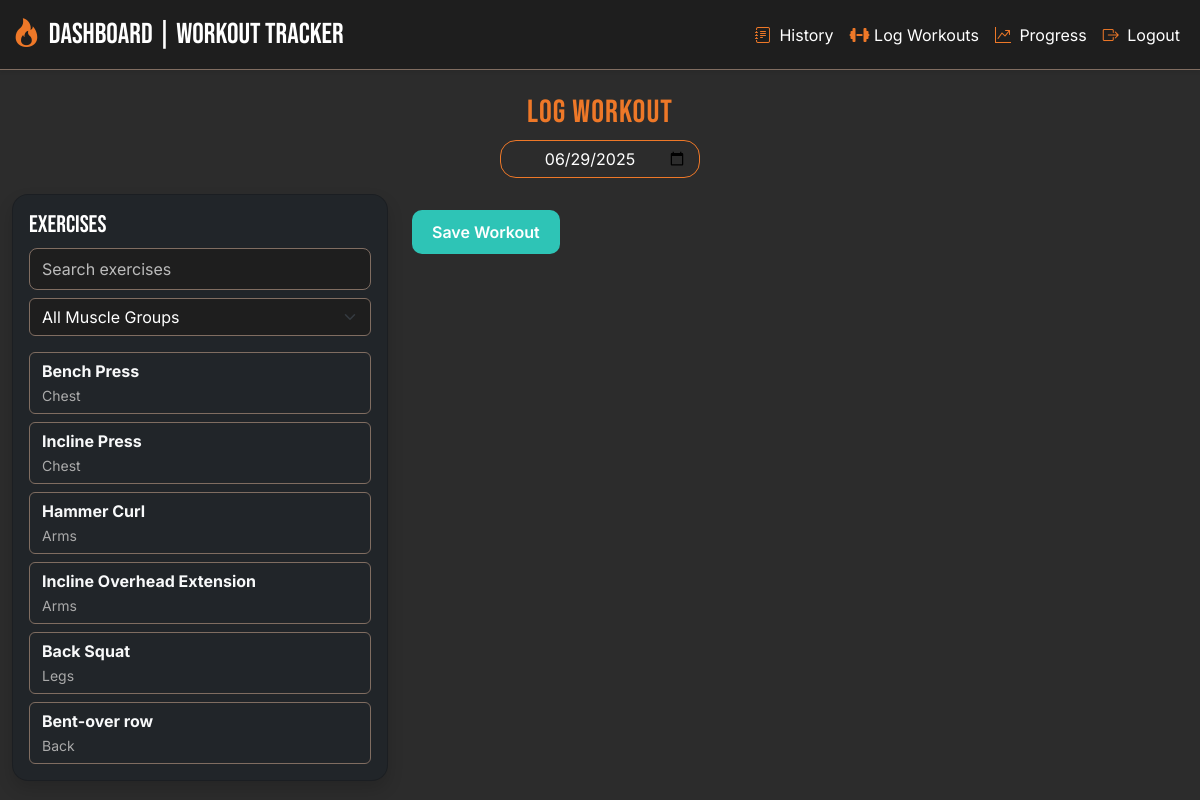
/log_workout (signed in), run on an earlier commit of the app's database.
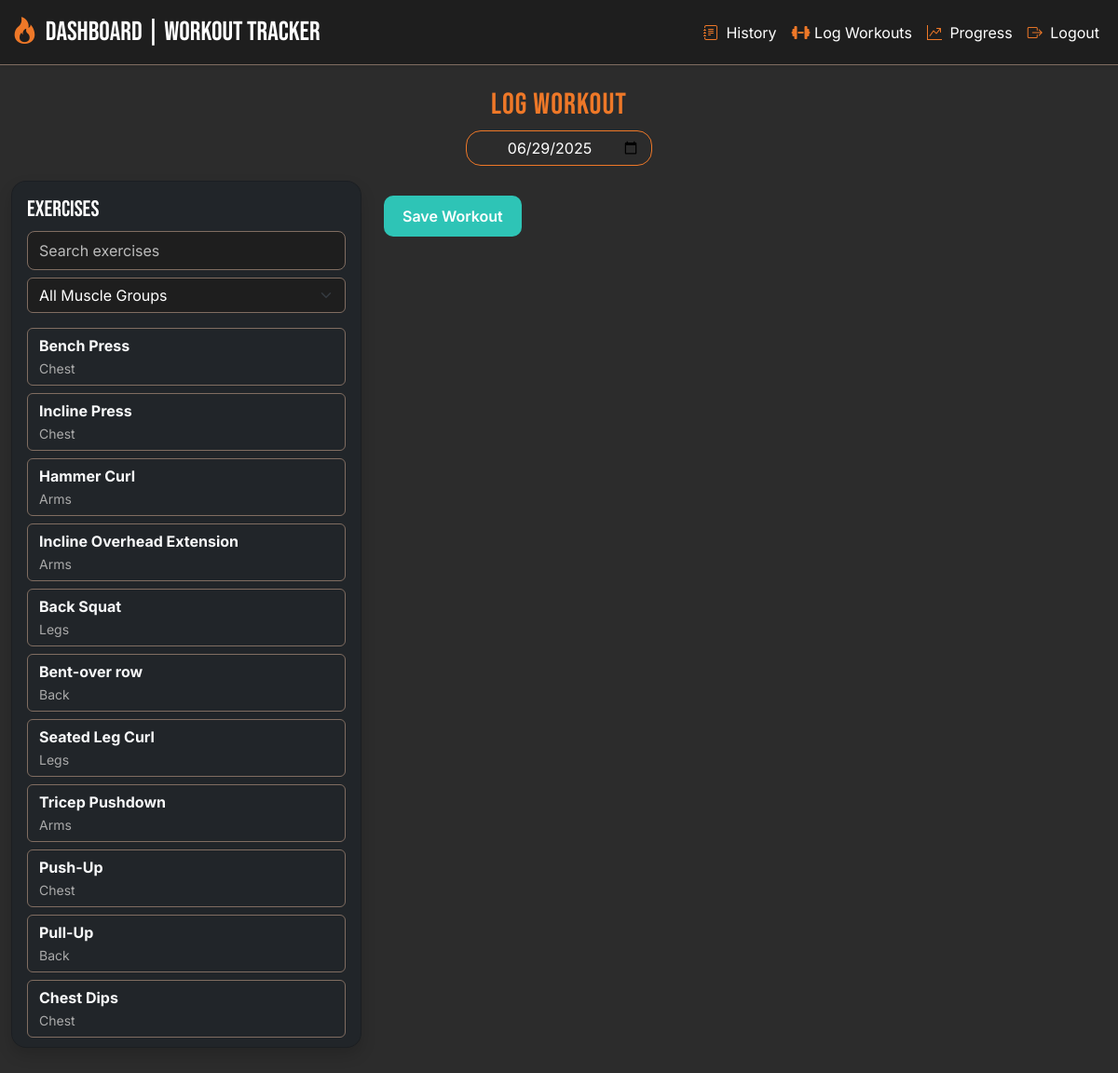
And on a later commit of the database.
### tables this page shows
CREATE TABLE exercises (
            id INTEGER PRIMARY KEY AUTOINCREMENT,
            name TEXT NOT NULL UNIQUE,
            target_muscle_group TEXT NOT NULL,
            equipment TEXT,
            instruction TEXT
        );

### app.py (the view, shortened to what this page needs)
@app.route('/log_workout', methods=['GET', 'POST'])
def log_workout():
    if 'user' not in session:
        return redirect('/login')
    conn = sqlite3.connect('workout_tracker.db')
    c = conn.cursor()
    c.execute("SELECT name, target_muscle_group FROM exercises")
    exercises = c.fetchall()
    conn.close()
    return render_template('log_workout.html', exercise=exercises, current_date=datetime.now().strftime("%Y-%m-%d"))

### templates/log_workout.html (shortened to what this page needs)
{% extends "base.html" %}
{% block content %}
    <div class="container-fluid mt-4">
        <h2 class="text-center" style="font-family: 'Bebas Neue', sans-serif; color: var(--primary);">Log Workout</h2>
        <div class="text-center mb-3">
            <input type="date" id="date" name="date" class="form-control d-inline-block text-center"
                style="max-width: 200px; background-color: var(--dark); color: white; border: 1px solid var(--primary);"
                value="{{ current_date }}" required>
        </div>
        <div class="row g-4">
            <div class="col-md-4">
                <div class="card bg-dark text-white rouded-4 shadow p-3" style="max-height: 80vh; overflow-y: auto">
                    <h4 style="font-family: 'Bebas Neue', sans-serif;">Exercises</h4>
                    <input type="text" id="searchInput" onkeyup="filterExercises()" placeholder="Search exercises"
                    class="form-control mb-2" style="background-color: var(--light-dark); color:white; border: 1px solid var(--grey);">
                    <select id="muscleFilter" onchange="filterExercises()" class="form-select mb-3"
                        style="background-color: var(--light-dark); color: white; border: 1px solid var(--grey);">
                        <option value="">All Muscle Groups</option>
                    </select>
                    <div id="exerciseList" class="d-grid gap-2">
                        {% for ex in exercise %}
                        <button class="btn btn-outline-light text-start"
                            style="font-family: 'Inter'; border-color: var(--grey);"
                            data-muscle="{{ ex[1] }}"
                            onclick="selectExercise('{{ ex[0] }}')">
                        <strong>{{ ex[0] }}</strong> <br><small class="text-muted">{{ ex[1] }}</small>
                        </button>
                    {% endfor %}
                    </div>
                </div>
            </div>
            <div class="col-md-8">
                <button type="button" class="btn btn-teal mt-3" id="saveWorkoutBtn">Save Workout</button>
            </div>
        </div>
    </div>
{% endblock %}

### templates/base.html (shortened to what this page needs)
<!DOCTYPE html>
<html>
<head>
    <link rel="stylesheet" href="https://cdnjs.cloudflare.com/ajax/libs/font-awesome/6.4.0/css/all.min.css">
    <link href="https://cdn.jsdelivr.net/npm/bootstrap@5.3.2/dist/css/bootstrap.min.css" rel="stylesheet">
    <link href="https://cdn.jsdelivr.net/npm/bootstrap-icons@1.10.5/font/bootstrap-icons.css" rel="stylesheet">
    <link rel="stylesheet" href="{{ url_for('static', filename='style.css') }}">
</head>
<body>
  {% if request.path not in ['/login', '/register'] %}
    <nav class="navbar navbar-expand-lg fixed-top shadow-sm" style="background-color: var(--light-dark); border-bottom: 1px solid var(--grey);">
      <div class="container-fluid">
        <a class="navbar-brand text-white d-flex align-items-center" href="/dashboard" style="font-family: 'Bebas Neue', sans-serif; font-size: 1.8rem;">
          <i class="bi bi-fire me-2" style="color: var(--primary);"></i> Dashboard | Workout Tracker
        </a>
        <div class="collapse navbar-collapse justify-content-end" id="navbarNav">
          <ul class="navbar-nav ms-auto">
              <a class="nav-link text-white" href="/history">
                <i class="bi bi-journal-text me-1" style="color: var(--primary);"></i> History
              </a>
              <a class="nav-link text-white" href="/log_workout">
                <i class="fas fa-dumbbell" style="color: var(--primary);"></i> Log Workouts
              </a>
              <a class="nav-link text-white" href="/analytics">
                <i class="bi bi-graph-up-arrow me-1" style="color: var(--primary);"></i> Progress
              </a>
              <a class="nav-link text-white" href="/logout">
                <i class="bi bi-box-arrow-right me-1" style="color: var(--primary);"></i> Logout
              </a>
          </ul>
        </div>
      </div>
    </nav>
    <div style="height: 70px;"></div>
  {% endif %}
    <div>
        {% block content %}
        {% endblock %}
    </div>
</body>
</html>

### static/style.css (style rules this page uses)
.btn-teal { background-color: #2ec4b6; color: white; border: none; font-weight: 600; padding: 10px 20px; border-radius: 10px; }
#searchInput { background-color: var(--light-dark); color: white; border: 1px solid var(--grey); border-radius: 8px; padding: 8px 12px; }
#searchInput::placeholder { color: #bbb; }
.card { background-color: var(--light-dark); border-radius: 1rem; }
* { box-sizing: border-box; }
:root { --primary: #EE7828; --dark: #2c2c2c; --grey: #806d61; --light-dark: #1e1e1e; }
body { background-color: var(--dark); color: white; font-family: 'Inter', sans-serif; min-height: 100vh; }
a { color: var(--primary) }
h1, h2, h3 { font-family: 'Helvetica', sans-serif; letter-spacing: 1px; color: var(--primary); }
.form-control { background-color: #333; color:white; border: 1px solid #555; border-radius: 1rem; }
.text-muted { color: #aaa !important; }

What changed in the data, as far as the page shows it:
added exercises: name "Seated Leg Curl", target_muscle_group "Legs"
added exercises: name "Tricep Pushdown", target_muscle_group "Arms"
added exercises: name "Push-Up", target_muscle_group "Chest"
added exercises: name "Pull-Up", target_muscle_group "Back"
added exercises: name "Chest Dips", target_muscle_group "Chest"
